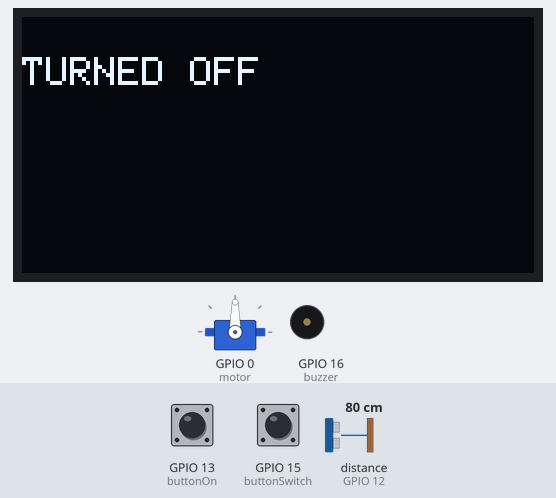
Simulated run of this sketch. Board: ESP8266 (NodeMCU). Shown: servo, 128×64 one-colour display, buzzer (waves = sounding, pin HIGH). Inputs (shaded band) come from the test bench; at power-on: GPIO 13 (buttonOn) LOW, GPIO 15 (buttonSwitch) LOW, distance to the obstacle (sensor on GPIO 12) 80 cm. The echo pulse lasts 58.3 µs per cm; WiFi joins after 1.5 s; servers stay silent unless stated; pins used as bus, display or sensor lines are not drawn; what the sketch prints to the serial monitor is not drawn.

Above: at 5.7 s.
5.8 s: GPIO 13 (buttonOn) pulled HIGH for 0.25 s
At 7.06 s:
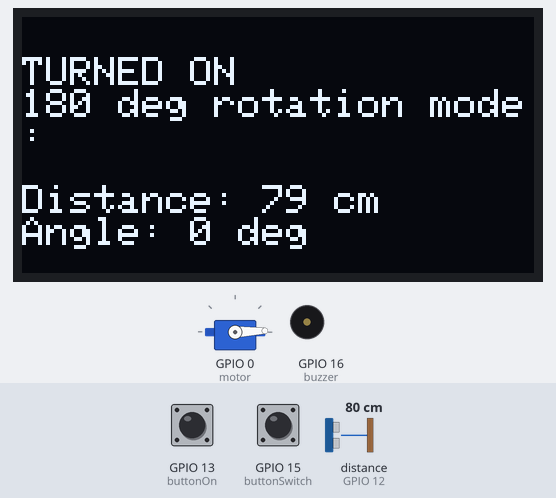
9.0 s: GPIO 15 (buttonSwitch) pulled HIGH for 0.25 s
At 11.3 s:
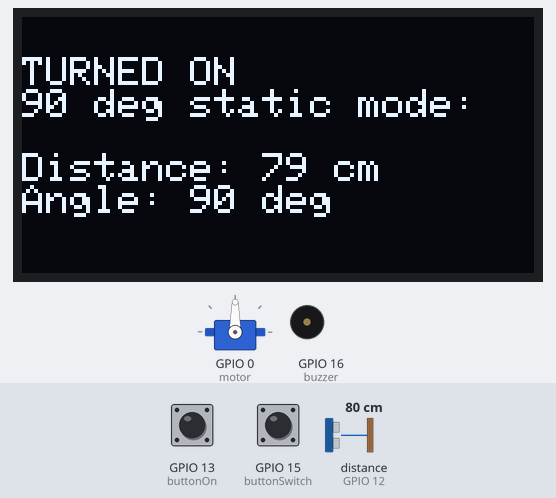
11.9 s: distance to the obstacle (sensor on GPIO 12) set to 29 cm
At 12.4 s:
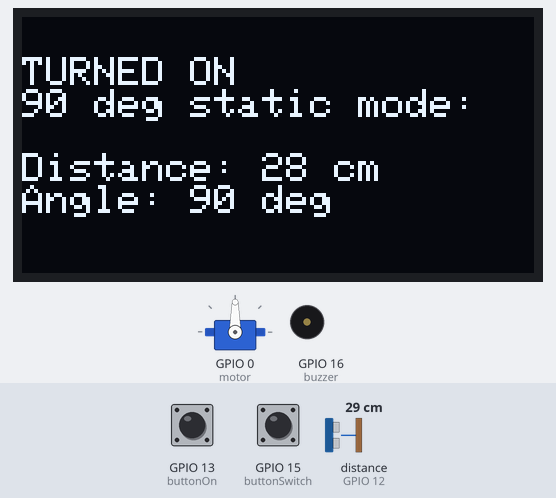
13.4 s: distance to the obstacle (sensor on GPIO 12) set to 22 cm
At 14.2 s:
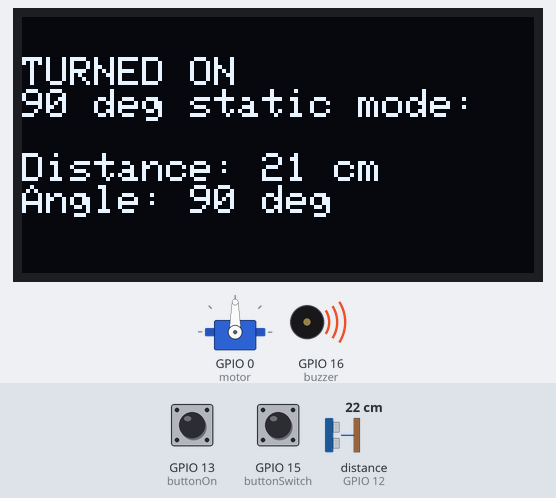
15.3 s: GPIO 13 (buttonOn) pulled HIGH for 1 s
At 17.5 s:
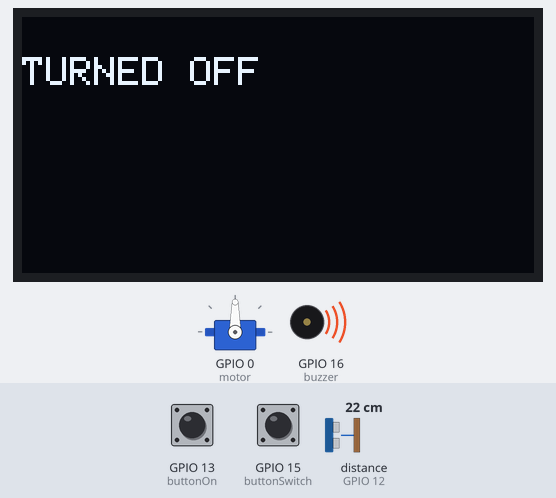
17.8 s: GPIO 13 (buttonOn) pulled HIGH for 3.2 s
At 22.3 s:
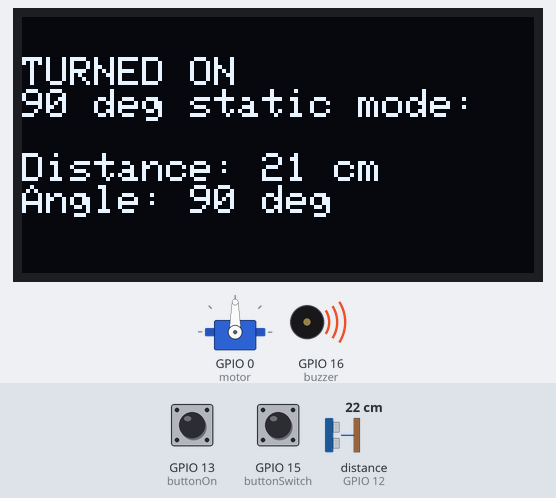
Timing chart, 0 to 23.7 s (numbered marks = the images above; inputs shaded):
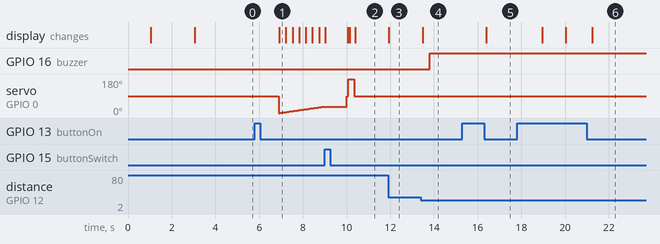

Measured:
- the behaviour switches between 26 and 25 cm on distance to the obstacle (sensor on GPIO 12) (found by bisection; images 3 and 4)
- after the input at 5.8 s, the display: changes after 1.1 s (image 1)
- after the input at 11.9 s, the display: changes at once (image 3)
- after the input at 13.4 s, GPIO 16 (buzzer): LOW → HIGH after 0.41 s; the display: changes after 0.08 s (image 4)
- after the input at 15.3 s, the display: changes after 1.1 s (image 5)
- after the input at 17.8 s, the display: changes after 1.2 s (image 6)

The sketch:

esp8266-alone-json.ino
```cpp
#include <ESP8266WiFi.h>;
#include <WiFiClient.h>;
#include <ThingSpeak.h>;
#include <Wire.h>
#include <Servo.h>
#include <ArduinoJson.h>
#include <Adafruit_GFX.h>
#include <Adafruit_SSD1306.h>

#define SCREEN_WIDTH 128 // OLED display width, in pixels
#define SCREEN_HEIGHT 64 // OLED display height, in pixels

// Declaration for an SSD1306 display connected to I2C (SDA, SCL pins)
Adafruit_SSD1306 display(SCREEN_WIDTH, SCREEN_HEIGHT, &Wire, -1);

Servo myservo;
int pos = 15;

const int trigPin = 14; //D5
const int echoPin = 12; //D6
const int buzzer = 16; //D0
const int motor = 0; //D3
const int buttonOn =13; //D7
const int buttonSwitch =15; //D8
//Vin  3.3V
//GND GND
//SCL GPIO 5 (D1)
//SDA GPIO 4 (D2)

int distanceCm, DistanceSec,duration;
int buttonStateOn = 0;
int buttonStateSwitch = 0;
int turnon=0,changed=0,switching=0;

const char* ssid = "Skynet"; //Your Network SSID
const char* password = "24081999"; //Your Network Password

const char* IFTTT_URL="maker.ifttt.com";
const char* IFTTT_KEY="c_QxEnZGw7ieOc28-jWDIR";
const char* IFTTT_EVENT="Alert!, Danger!";

int detect=0;

WiFiClient client;
unsigned long myChannelNumber = 873261; //Your Channel Number (Without Brackets)
const char * myWriteAPIKey = "ME5W5ZZ5Y5USLMYO"; //Your Write API Key

void setup() {
  // Open serial communications and wait for port to open:
  Serial.begin(9600);
  myservo.attach(motor);
  pinMode(trigPin, OUTPUT);
  pinMode(buzzer, OUTPUT);
  pinMode(echoPin, INPUT);
  pinMode(motor, OUTPUT);
  pinMode(buttonOn, INPUT);
  pinMode(buttonSwitch, INPUT);
  delay(1000);
  if(!display.begin(SSD1306_SWITCHCAPVCC, 0x3C)) { // Address 0x3D for 128x64
    Serial.println(F("SSD1306 allocation failed"));
    for(;;);
  }
  delay(2000);
  display.clearDisplay();

  display.setTextSize(1);
  display.setTextColor(WHITE);
  display.setCursor(0, 10);
  // Display static text
  if(turnon==1){
    display.println("TURNED ON");
  }else if(turnon==0){
    display.println("TURNED OFF");
  }
  display.display();
  // Connect to WiFi network
  Serial.print("Connecting to ");
  Serial.print(ssid);
  WiFi.begin(ssid, password);
  while (WiFi.status() != WL_CONNECTED) {
    delay(500);
    Serial.print(".");
  }
  Serial.println("");
  Serial.println("WiFi connected...");
  Serial.println("IP address: ");
  Serial.println(WiFi.localIP());
  ThingSpeak.begin(client);


}

void loop() { // run over and over

  if(!client.connect(IFTTT_URL,80)){
    Serial.println("Connection Failed!");
    return;
  }
  buttonCheck();
  if(turnon==1 && switching==0){
     mode0();
  }else if(turnon==1 && switching==1){
     mode1();
  }
}

void buttonCheck(){
  buttonStateOn = digitalRead(buttonOn);
  buttonStateSwitch=digitalRead(buttonSwitch);
  if (buttonStateOn == HIGH) {
    changed=1;
    if(turnon==0){
      turnon=1;
    }else{
      turnon=0;
    }
//    Serial.println(turnon);
    delay(1000);
  } else {
    changed=0;
  }
  if (buttonStateSwitch == HIGH) {
    changed=1;
    if(switching==0){
      switching=1;
    }else{
      switching=0;
    }
//    Serial.println(switching);
    delay(1000);
  } else {
    changed=0;
  }
  if(changed==1){
    if(turnon==1 && switching==0){
      mode0();
    }else if(turnon==1 && switching==1){
      mode1();
    }
  }else if(turnon==0){
      display.clearDisplay();
      display.setTextColor(WHITE);
      display.setCursor(0,10);
      display.println("TURNED OFF");
      display.display();

  }
}

void mode0(){
  for (pos = 0; pos <= 180; pos += 1) {
    task(pos);
    buttonCheck();
    if((turnon==1 && switching==1) || turnon==0){
      break;
    }
  }
  for (pos = 180; pos >= 0; pos -= 1) {
    task(pos);
    buttonCheck();
    if((turnon==1 && switching==1) || turnon==0){
      break;
    }
  }
}

void mode1(){
  task(90);
  buttonCheck();

}


void task(int posit){
  myservo.write(posit);
    distanceCm = calculateDistance();
    Serial.println(String(posit) + "," + String(distanceCm)+".");
    display.clearDisplay();
    display.setTextColor(WHITE);
    display.setCursor(0,10);
    if(turnon==1){
      display.println("TURNED ON");
      if(switching==0){
        display.println("180 deg rotation mode:");
      }else if(switching==1){
        display.println("90 deg static mode:");
      }
      display.println();
      display.println("Distance: " + String(distanceCm) + " cm");
      display.println("Angle: " + String(posit) + " deg");
    }else{
      display.println("TURNED OFF");
    }
    display.display();
    delay(30);
    if (distanceCm < 25 && turnon==1){
      triggerdetect(distanceCm,posit);
      digitalWrite(buzzer, HIGH);
    } else {
      detect=0;
      digitalWrite(buzzer, LOW);
    }
//    Serial.println(detect);
}

int calculateDistance(){
  digitalWrite(trigPin, LOW);
  delayMicroseconds(2);
  digitalWrite(trigPin, HIGH);
  delayMicroseconds(10);
  digitalWrite(trigPin, LOW);
  duration = pulseIn(echoPin, HIGH);
  distanceCm= duration*0.034/2;
  return distanceCm;
}

void triggerdetect(int distance, int posit){
  if(detect==0){
    detect=1;
//    String urls="https://maker.ifttt.com/trigger/detect/with/key/f_IoiRr86d6nXqRUS603FDpc9vv993aG-bjLP9Yyxyu";
//        client.print(String("POST ") + urls + " HTTP/1.1\r\n" +
//             "Host: " + IFTTT_URL + "\r\n" +
//             "Connection: close\r\n\r\n");

   String url="https://maker.ifttt.com/trigger/detected/with/key/f_IoiRr86d6nXqRUS603FDpc9vv993aG-bjLP9Yyxyu";
    StaticJsonBuffer<200> jsonBuffer;
    JsonObject& data = jsonBuffer.createObject();
    data["value1"] = distance;
    data["value2"] = posit;
//    Serial.println(distance + "," + posit);
//    data.printTo(Serial);
    client.print("POST ");
    client.print(url);
    client.println(" HTTP/1.1");
    client.print("Host: ");
    client.println(IFTTT_URL);
    client.println("Connection: close\r\nContent-Type: application/json");
    client.print("Content-Length: ");
    client.print(data.measureLength());
    client.print("\r\n");
    client.println();
    data.printTo(client);
    ThingSpeak.setField(1, distanceCm);
    ThingSpeak.setField(2, pos);
    ThingSpeak.writeFields(myChannelNumber, myWriteAPIKey);
  }
}
```
